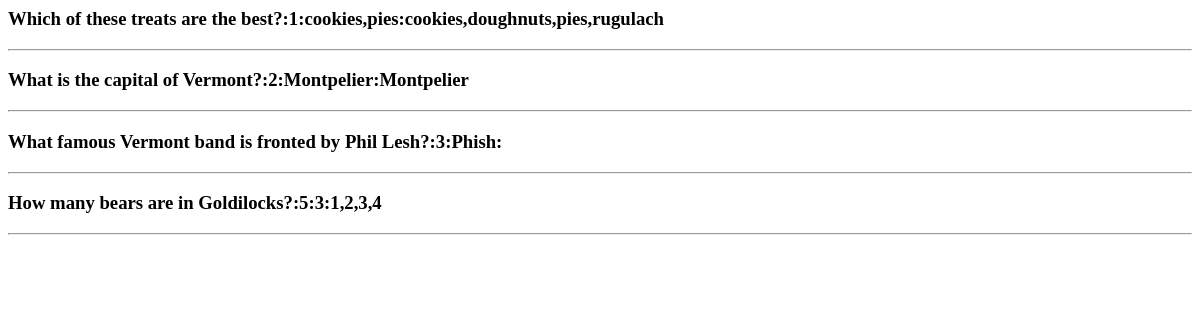
Page /questions on the earlier database version.
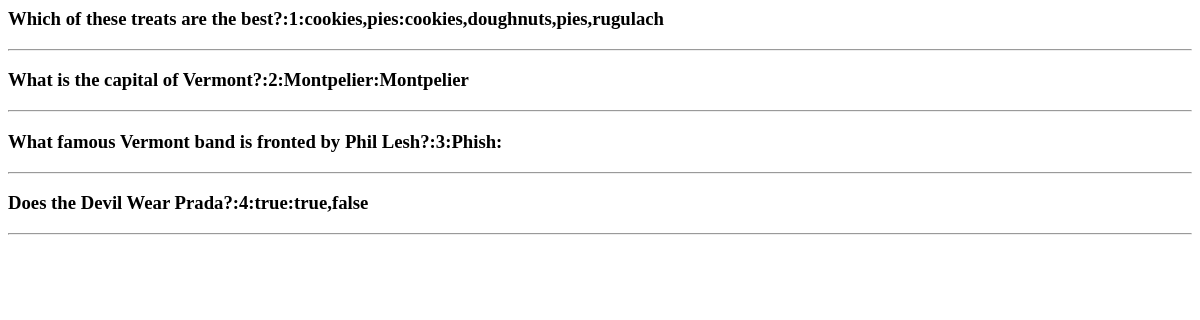
Same page on the later database version.
### models.py (models this page shows, shortened)
class QuestionModel(db.Model):
    __tablename__ = "question_table"
    id = db.Column(db.Integer, primary_key=True)
    question_id = db.Column(db.Integer(), unique=True)
    question_label = db.Column(db.String())
    question_text = db.Column(db.String())
    answer = db.Column(db.String())
    options = db.Column(db.String())
    def __repr__(self):
        return f"{self.question_text}:{self.question_id}:{self.answer}:{self.options}"

### run.py (the view)
@app.route("/questions")
def RetrieveQuestionsList():
    questions = QuestionModel.query.all()
    return render_template("questionslist.html", questions=questions)

### templates/questionslist.html
{% for question in questions %}
<h3>{{question}}</h3>
<hr>
{% endfor %}

Differences in the rows shown:
removed QuestionModel: question_text+question+answer "How many bears are in Goldilocks?:5:3:1,2,3,4"
added QuestionModel: question_text+question+answer "Does the Devil Wear Prada?:4:true:true,false"
